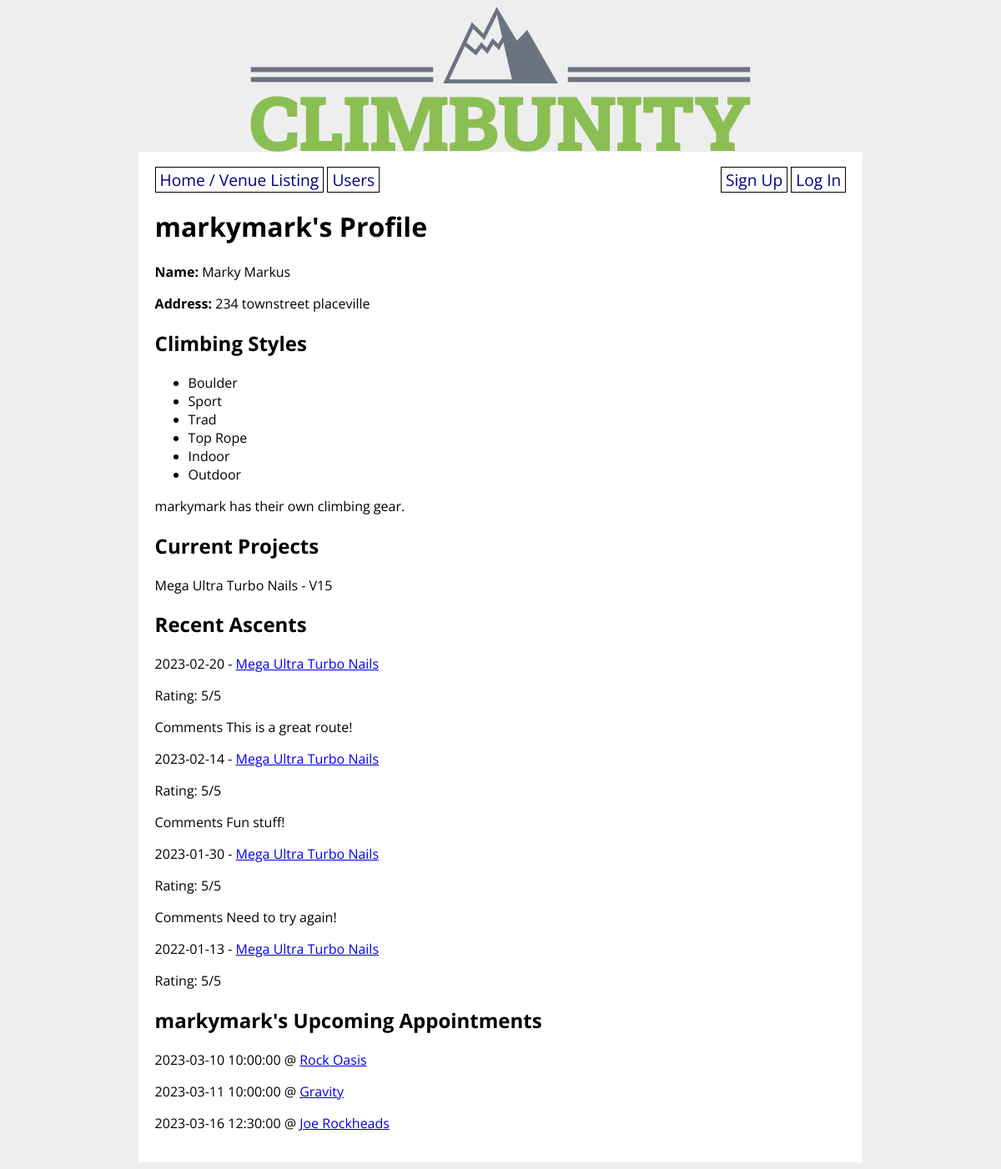
The page /profile/3 on the database its author committed.
### climbunity_app/models.py (models this page shows, shortened)
class User(UserMixin, db.Model):
    id = db.Column(db.Integer, primary_key=True)
    username = db.Column(db.String(80), nullable=False, unique=True)
    password = db.Column(db.String(200), nullable=False)
    email = db.Column(db.String(200), nullable=False)
    first_name = db.Column(db.String(50), nullable=False)
    last_name = db.Column(db.String(50), nullable=False)
    address = db.Column(db.String(200), nullable=False)
    has_gear = db.Column(db.Boolean, nullable=False)
    user_projects = db.relationship('Route',
        secondary='user_project_lists', back_populates='projecting_users'
    )
    user_appointments = db.relationship('Appointment',
        secondary='appointment_guests', back_populates='appointment_attendants'
    )
    user_does_styles = db.relationship('Style',
        secondary='user_style_lists', back_populates='climber_styles'
    )

class Style(db.Model):
    id = db.Column(db.Integer, primary_key=True)
    style = db.Column(db.String(8))
    climber_styles = db.relationship('User',
        secondary='user_style_lists', back_populates='user_does_styles'
    )
    route_styles = db.relationship('Route',
        secondary='route_style_lists', back_populates='possible_route_styles'
    )
    def __str__(self):
        return f'{self.style}'

class Route(db.Model):
    id = db.Column(db.Integer, primary_key=True)
    venue_id = db.Column(db.Integer, db.ForeignKey('venue.id'), nullable=False)
    setter_id = db.Column(db.Integer, db.ForeignKey('user.id'))
    name = db.Column(db.String(80), nullable=False)
    grade = db.Column(db.String(10), nullable=False)
    photo_url = db.Column(URLType)
    route_set_date = db.Column(db.Date)
    route_takedown_date = db.Column(db.Date)
    projecting_users = db.relationship('User',
        secondary='user_project_lists', back_populates='user_projects'
    )
    ascents_on_route = db.relationship('Ascent',
        secondary='route_ascent_lists', back_populates='routes_ascended'
    )
    possible_route_styles = db.relationship('Style',
        secondary='route_style_lists', back_populates='route_styles'
    )
    route_tags = db.relationship('Tag',
        secondary='route_tag_lists', back_populates='tagged_routes'
    )

class Ascent(db.Model):
    id = db.Column(db.Integer, primary_key=True)
    user_id = db.Column(db.Integer, db.ForeignKey('user.id'), nullable=False)
    route_id = db.Column(db.Integer, db.ForeignKey('route.id'), nullable=False)
    send_date = db.Column(db.Date)
    send_type = db.Column(db.Enum(SendType))
    send_rating = db.Column(db.Integer)
    send_comments = db.Column(db.String)
    routes_ascended = db.relationship('Route',
        secondary="route_ascent_lists", back_populates='ascents_on_route'
    )

class Appointment(db.Model):
    id = db.Column(db.Integer, primary_key=True)
    created_by = db.Column(db.Integer, db.ForeignKey('user.id'), nullable=False)
    venue_id = db.Column(db.Integer, db.ForeignKey('venue.id'), nullable=False)
    appointment_datetime = db.Column(db.DateTime, nullable=False)
    appointment_attendants = db.relationship('User',
        secondary='appointment_guests', back_populates='user_appointments'
    )
    appointment_venues = db.relationship('Venue',
        secondary='venue_bookings', back_populates='booked_appointments'
    )

class Venue(db.Model):
    id = db.Column(db.Integer, primary_key=True)
    name = db.Column(db.String(80), nullable=False)
    address = db.Column(db.String(80), nullable=False)
    open_hours = db.Column(db.String(1000))
    description = db.Column(db.String(1000))
    booked_appointments = db.relationship('Appointment',
        secondary='venue_bookings', back_populates='appointment_venues'
    )
    def __str__(self):
        return f'{self.name}'

### climbunity_app/main/routes.py (the view)
@main.route('/profile/<user_id>', methods=['GET', 'POST'])
def user_detail(user_id):
    routes = Route.query.all()
    user = User.query.get(user_id)
    ascents = Ascent.query.filter_by(user_id=user_id).limit(5).all()
    if current_user == user:
        form = SignUpForm(obj=user)
        return render_template('user_detail.html', routes=routes, ascents=ascents, user=user, form=form)
    else:
        user = User.query.get(user_id)
    return render_template('user_detail.html', routes=routes, ascents=ascents, user=user)

### climbunity_app/templates/user_detail.html (shortened to what this page needs)
{% extends 'base.html' %}
{% block content %}
<h1> {{ user.username }}'s Profile</h1>
<p><strong>Name: </strong> {{ user.first_name }} {{ user.last_name }}</p>
<p><strong>Address: </strong> {{ user.address }}</p>
<h2>Climbing Styles</h2>
{% if user.user_does_styles %}
    <ul>
        {% for style in user.user_does_styles %}
            <li>{{ style }}</li>
        {% endfor %}
    </ul>
{% endif %}
{% if user.has_gear %}
    <p>{{ user.username }} has their own climbing gear.</p>
{% else %}
    <p>{{ user.username }} does not have their own climbing gear.</p>
{% endif %}
{% include 'partials/projects_ascents_partial.html' %}
{% include 'partials/appointments_partial.html' %}
{% endblock %}

### climbunity_app/templates/partials/projects_ascents_partial.html (shortened to what this page needs)
<h2>Current Projects</h2>
{% if user.user_projects %}
    {% for route in user.user_projects%}
        <div>{{ route.name }} - {{ route.grade }}
        </div>
    {% endfor %}
{% else %}
<p>No projects are currently being tracked.</p>
{% endif %}
<h2>Recent Ascents</h2>
{% if ascents %}
    <div>
        {% for ascent in ascents %}
            <p>{{ ascent.send_date }} - <a href="/route/{{ ascent.route_id }}" > {{ ascent.routes_ascended[0].name }}</a></p>
            {% if ascent.send_rating %}
                <p>Rating: {{ ascent.send_rating }}/5</p>
            {% endif %}
            {% if ascent.send_comments %}
                <p>Comments {{ ascent.send_comments }}</p>
            {% endif %}
        {% endfor %}
    </div>
{% else %}
    {% if current_user.id == user.id %}
        You haven't logged any ascents yet!
    {% else %}
        {{ user.first_name }} {{ user.last_name }} has not logged any ascents yet!
    {% endif %}
{% endif %}

### climbunity_app/templates/partials/appointments_partial.html (shortened to what this page needs)
{% if user == current_user %}
    <h2>Your Upcoming Appointments</h2>
    {% if user.user_appointments %}
        <div>
            {% for appointment in user.user_appointments %}
                <p>{{ appointment.appointment_datetime }} @ <a href="/venue/{{ appointment.venue_id }}" >{{ appointment.appointment_venues[0] }}</a></p>
                <form method="POST" action="/delete_appointment/{{ appointment.id }}">
                    <input type="submit" value="Delete appointment">
                </form>
            {% endfor %}
        </div>
    {% else %}
        <p>You have no appointments yet!</p>
    {% endif %}
{% else %}
    <h2>{{ user.username }}'s Upcoming Appointments</h2>
    {% if user.user_appointments %}
    <div>
        {% for appointment in user.user_appointments %}
        <p>{{ appointment.appointment_datetime }} @ <a href="/venue/{{ appointment.venue_id }}" >{{ appointment.appointment_venues[0] }}</a>
        {% endfor %}
    </div>
    {% endif %}
{% endif %}

### climbunity_app/static/style.css (style rules this page uses)
body { display: flex; flex-direction: column; align-items: center; background-color: #eee; font-family: 'Open Sans', sans-serif; }

### rows shown on the page
User: username "markymark", first_name "Marky", last_name "Markus", address "234 townstreet placeville"
Style: style "Boulder"
Style: style "Sport"
Style: style "Trad"
Style: style "Top Rope"
Style: style "Indoor"
Style: style "Outdoor"
Route: name "Mega Ultra Turbo Nails", grade "V15"
Ascent: send_date "2023-02-20", name "Mega Ultra Turbo Nails", send_rating "5", send_comments "This is a great route!"
Ascent: send_date "2023-02-14", name "Mega Ultra Turbo Nails", send_rating "5", send_comments "Fun stuff!"
Ascent: send_date "2023-01-30", name "Mega Ultra Turbo Nails", send_rating "5", send_comments "Need to try again!"
Ascent: send_date "2022-01-13", name "Mega Ultra Turbo Nails", send_rating "5"
Appointment: appointment_datetime "2023-03-10 10:00:00", name "Rock Oasis"
Appointment: appointment_datetime "2023-03-11 10:00:00", name "Gravity"
Appointment: appointment_datetime "2023-03-16 12:30:00", name "Joe Rockheads"
